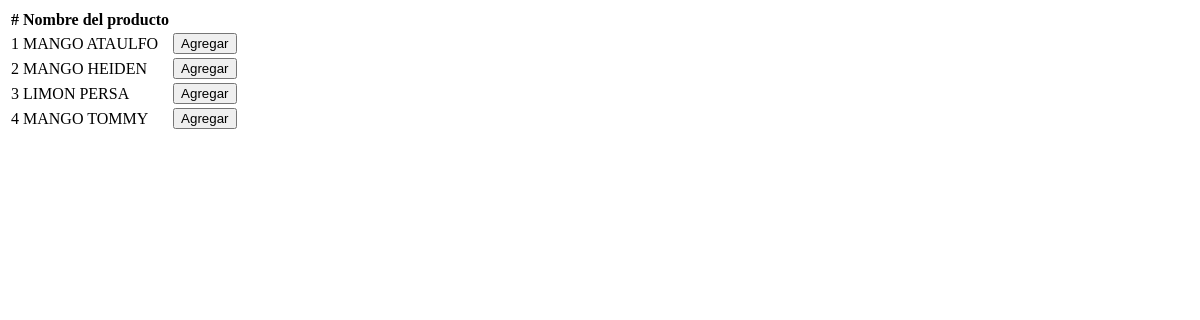
The page /empaque/asignar/buscar_productos.php (signed in) on the database as committed earlier.
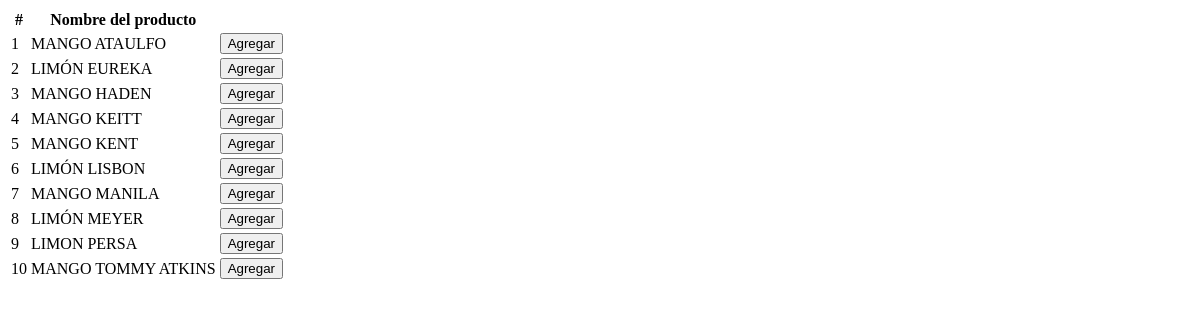
The same page on the database as committed later.
### tables this page shows
CREATE TABLE IF NOT EXISTS `productos` (
  `id_producto` int(11) NOT NULL AUTO_INCREMENT,
  `nombre_producto` varchar(100) NOT NULL,
  `variedad_producto` varchar(100) NOT NULL,
  PRIMARY KEY (`id_producto`)
);

### empaque/asignar/buscar_productos.php (the view, shortened to what this page needs)
<!DOCTYPE html>
<html>
	<head>
	</head>
	<body>
		<table class="table">
			<thead>
				<th class="centro">#</th>
				<th>Nombre del producto</th>
				<th class="derecha"></th>
			</thead>
			<tbody>
				<?php
					$producto = $_POST['producto'];
					$cont = 1;
				    $consulta = "SELECT * FROM productos WHERE nombre_producto LIKE '%$producto%' OR variedad_producto LIKE '%$producto%' ORDER BY variedad_producto ASC";
					$resultado = mysql_query($consulta);
					while($row = mysql_fetch_array($resultado)){ ?>
						<tr>
							<td class="centro"><?php echo $cont; ?></td>
			          		<td><?php echo $row['nombre_producto']." ".$row['variedad_producto']; ?></td>
				        	<td class="derecha">
				        		<button class="btn btn-success" onClick="agregarProducto(<?php echo $row['id_producto']; ?>, '<?php echo $id_empaque; ?>');"><i class="glyphicon glyphicon-ok"></i> Agregar</button>
				        	</td>
				        	<?php $cont++; ?>
			    	    </tr>
					<?php }
				?>
			</tbody>
		</table>
	</body>
</html>

Rows that differ between the two databases and show on the page:
added productos: nombre_producto "LIMÓN", variedad_producto "EUREKA"
changed productos: variedad_producto "HEIDEN" → "HADEN"
added productos: nombre_producto "MANGO", variedad_producto "KEITT"
added productos: nombre_producto "MANGO", variedad_producto "KENT"
added productos: nombre_producto "LIMÓN", variedad_producto "LISBON"
added productos: nombre_producto "MANGO", variedad_producto "MANILA"
added productos: nombre_producto "LIMÓN", variedad_producto "MEYER"
changed productos: variedad_producto "TOMMY" → "TOMMY ATKINS"
